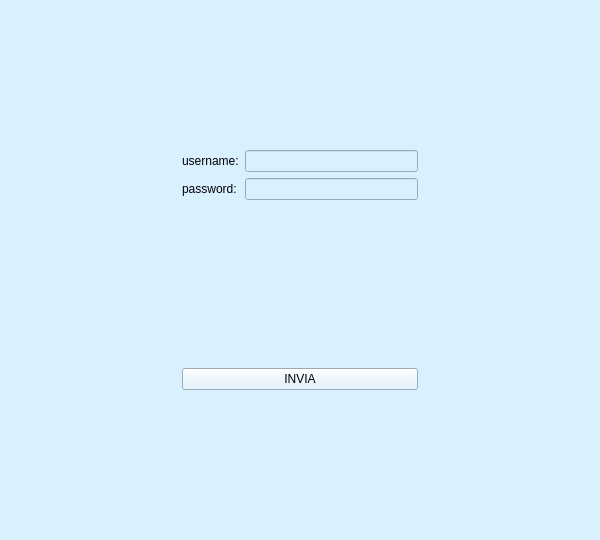
<?xml version="1.0" encoding="UTF-8"?>
<ui version="4.0">
 <class>MainGUI</class>
 <widget class="QMainWindow" name="MainGUI">
  <property name="geometry">
   <rect>
    <x>0</x>
    <y>0</y>
    <width>600</width>
    <height>540</height>
   </rect>
  </property>
  <property name="windowTitle">
   <string>LOGIN</string>
  </property>
  <property name="windowIcon">
   <iconset resource="sfondoCantina.qrc">
    <normaloff>:/sfondo/2_icon38.png</normaloff>:/sfondo/2_icon38.png</iconset>
  </property>
  <property name="styleSheet">
   <string notr="true">background-color: rgb(217, 240, 255);</string>
  </property>
  <widget class="QWidget" name="main_grid">
   <layout class="QGridLayout" name="gridLayout">
    <item row="5" column="1">
     <spacer name="verticalSpacer">
      <property name="orientation">
       <enum>Qt::Vertical</enum>
      </property>
      <property name="sizeHint" stdset="0">
       <size>
        <width>20</width>
        <height>40</height>
       </size>
      </property>
     </spacer>
    </item>
    <item row="1" column="0">
     <spacer name="horizontalSpacer">
      <property name="orientation">
       <enum>Qt::Horizontal</enum>
      </property>
      <property name="sizeHint" stdset="0">
       <size>
        <width>40</width>
        <height>20</height>
       </size>
      </property>
     </spacer>
    </item>
    <item row="3" column="1">
     <widget class="QLabel" name="passwordLabel">
      <property name="text">
       <string>password:</string>
      </property>
     </widget>
    </item>
    <item row="3" column="2">
     <widget class="QLineEdit" name="passwordLine">
      <property name="echoMode">
       <enum>QLineEdit::Password</enum>
      </property>
     </widget>
    </item>
    <item row="1" column="3">
     <spacer name="horizontalSpacer_2">
      <property name="orientation">
       <enum>Qt::Horizontal</enum>
      </property>
      <property name="sizeHint" stdset="0">
       <size>
        <width>40</width>
        <height>20</height>
       </size>
      </property>
     </spacer>
    </item>
    <item row="1" column="1">
     <widget class="QLabel" name="usernameLabel">
      <property name="text">
       <string>username:</string>
      </property>
     </widget>
    </item>
    <item row="4" column="1" colspan="2">
     <widget class="QLabel" name="fallimentoLabel">
      <property name="font">
       <font>
        <weight>50</weight>
        <bold>false</bold>
        <underline>true</underline>
       </font>
      </property>
      <property name="text">
       <string/>
      </property>
     </widget>
    </item>
    <item row="6" column="1" colspan="2">
     <widget class="QPushButton" name="inviaButton">
      <property name="font">
       <font>
        <kerning>false</kerning>
       </font>
      </property>
      <property name="text">
       <string>INVIA</string>
      </property>
     </widget>
    </item>
    <item row="1" column="2">
     <widget class="QLineEdit" name="usernameLine"/>
    </item>
    <item row="3" column="3">
     <spacer name="horizontalSpacer_4">
      <property name="orientation">
       <enum>Qt::Horizontal</enum>
      </property>
      <property name="sizeHint" stdset="0">
       <size>
        <width>40</width>
        <height>20</height>
       </size>
      </property>
     </spacer>
    </item>
    <item row="3" column="0">
     <spacer name="horizontalSpacer_3">
      <property name="orientation">
       <enum>Qt::Horizontal</enum>
      </property>
      <property name="sizeHint" stdset="0">
       <size>
        <width>40</width>
        <height>20</height>
       </size>
      </property>
     </spacer>
    </item>
    <item row="0" column="2">
     <spacer name="verticalSpacer_2">
      <property name="orientation">
       <enum>Qt::Vertical</enum>
      </property>
      <property name="sizeHint" stdset="0">
       <size>
        <width>20</width>
        <height>40</height>
       </size>
      </property>
     </spacer>
    </item>
    <item row="7" column="1">
     <spacer name="verticalSpacer_3">
      <property name="orientation">
       <enum>Qt::Vertical</enum>
      </property>
      <property name="sizeHint" stdset="0">
       <size>
        <width>20</width>
        <height>40</height>
       </size>
      </property>
     </spacer>
    </item>
   </layout>
  </widget>
 </widget>
 <resources>
  <include location="sfondoCantina.qrc"/>
 </resources>
 <connections/>
</ui>
